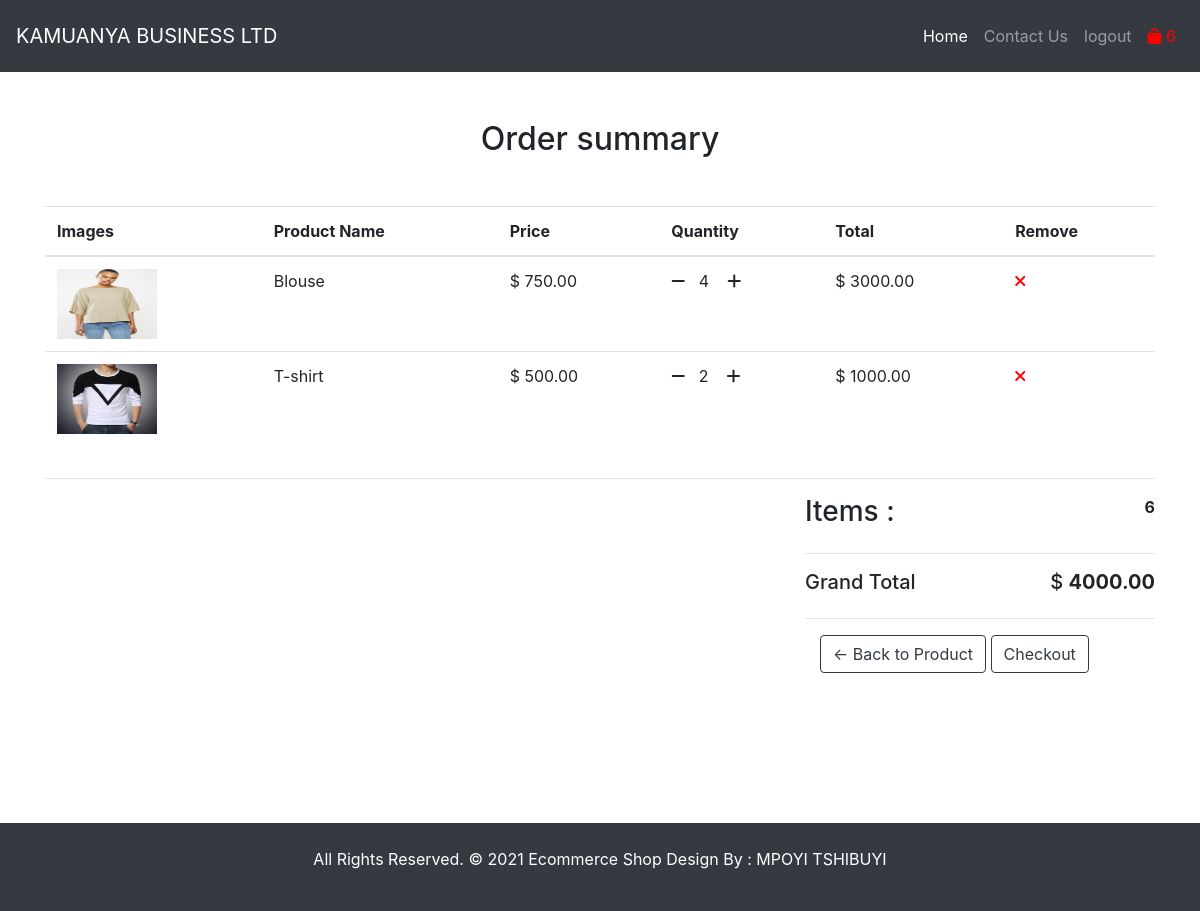
/cart/ (signed in), run on an earlier commit of the app's database.
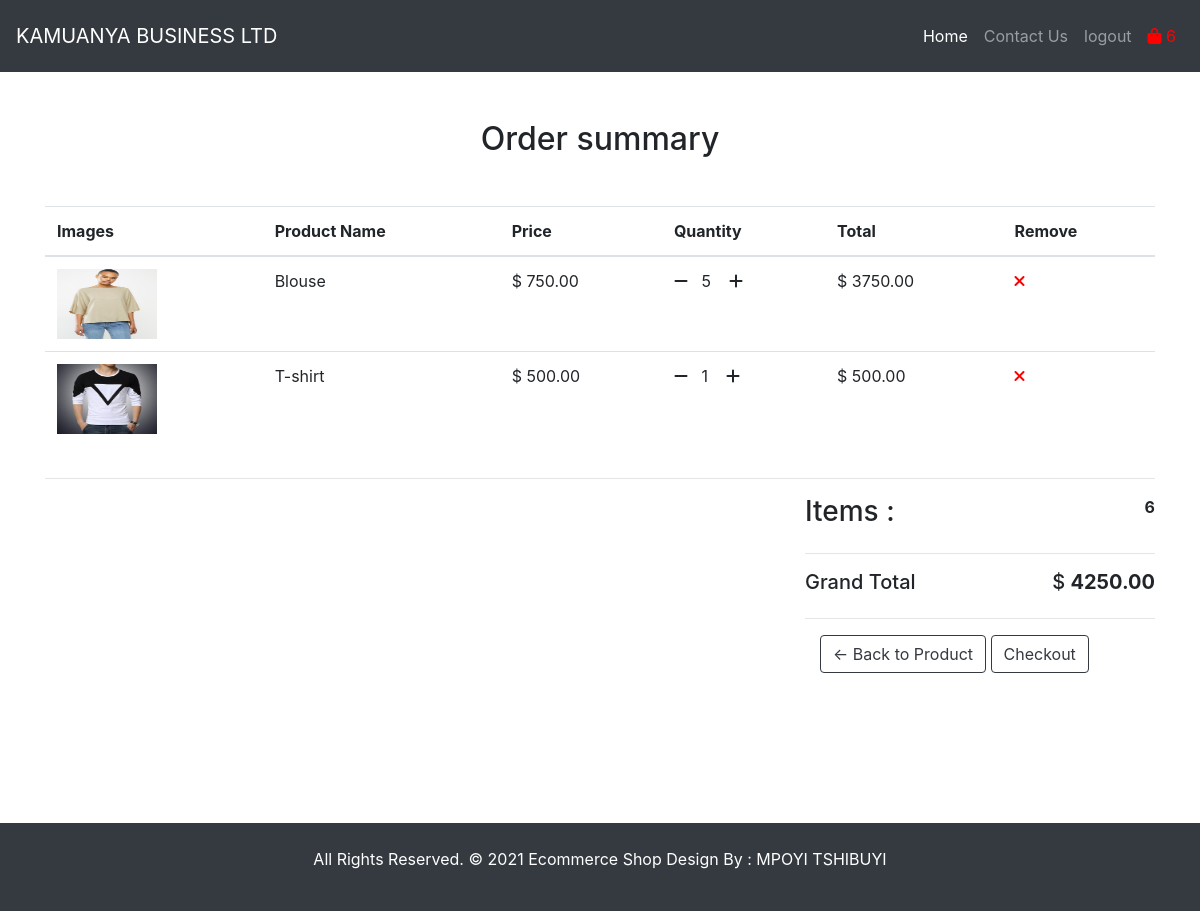
And on a later commit of the database.
### store/models.py (models this page shows, shortened)
class OrderItem(models.Model):
    user                          = models.ForeignKey(User,             verbose_name="USER",    on_delete=models.CASCADE)
    product                       = models.ForeignKey(Product,          verbose_name="PRODUCT", on_delete=models.CASCADE)
    order                         = models.ForeignKey(Order,            verbose_name="ORDER",   on_delete=models.CASCADE)
    complete                      = models.BooleanField(default=False)
    quantity                      = models.IntegerField("QUANTITY",     default=0)
    date_added                    = models.DateTimeField("DATE ADDED",  auto_now_add= True)
    class Meta:
        app_label   = 'store'
        db_table    = 'OrderItem'
        verbose_name_plural = 'orderitems'
    @property
    def get_total(self):
        total = self.product.price * self.quantity
        return total

class Product(models.Model):
    title                   = models.CharField('TITLE' ,                max_length=120)
    digital                 = models.BooleanField("DIGITAL",                   default=False, blank=True, null=True)
    image                   = models.ImageField('PRODUCT IMAGE',        upload_to='photo/',        blank=True,     null=True)
    description             = models.TextField('DESCRIPTION',           )
    price                   = models.DecimalField('PRICE',              max_digits=19,      default=0,              decimal_places=2,  blank=True)
    discount_price          = models.DecimalField('DISCOUNTED PRICE',   max_digits=19,      default=0,              decimal_places=2,  blank=True)
    top_featured            = models.BooleanField("TOP FEATURE",        default=False,      blank=True, null=True)
    best_seller             = models.BooleanField("BEST SELLER",        default=False,      blank=True, null=True)
    class Meta:
        app_label   = 'store'
        db_table    = 'Product'
        verbose_name_plural = 'products'
    @property
    def image_url(self):
        try:
            url = self.image.url
        except:
            url = ''
        return url

class Order(models.Model):
    user                        = models.ForeignKey(User, on_delete=models.CASCADE)
    date_ordered                = models.DateTimeField(auto_now_add= True)
    complete                    = models.BooleanField(default=False)
    address                     = models.CharField(max_length=120, blank=True, null=True)
    payment                     = models.CharField(max_length=120, blank=True, null=True)
    coupon                      = models.CharField(max_length=120, blank=True, null=True)
    being_delivered             = models.CharField(max_length=120, blank=True, null=True)
    received                    = models.CharField(max_length=120, blank=True, null=True)
    refund_requested            = models.CharField(max_length=120, blank=True, null=True)
    refund_granted              = models.CharField(max_length=120, blank=True, null=True)
    class Meta:
        app_label   = 'store'
        db_table    = 'Order'
        verbose_name_plural = 'orders'
    @property
    def get_cart_total(self):
        orderitems = self.orderitem_set.all()
        total = sum([item.get_total for item in orderitems])
        return total
    @property
    def get_cart_items(self):
        orderitems = self.orderitem_set.all()
        total = sum([item.quantity for item in orderitems])
        return total

### store/views.py (the view)
# urls.py: path('cart/',                                       cart,               name="cart"),
def cart(request):
    template_name = 'store/cart.html'
    if request.user.is_authenticated:
        user = request.user
        order, created = Order.objects.get_or_create(
            user = user,
            complete = False
        )
        items = order.orderitem_set.all()
        cartItems = order.get_cart_items
    else:
        items = []
        order = {'get_cart_total':0, 'get_cart_items': 0, 'sipping':False}
        cartItems = order['get_cart_items']
    context = {'items': items, 'order': order, 'cartItems':cartItems}
    return render(request, template_name, context)

### store/templates/store/cart.html (shortened to what this page needs)
{% extends 'base.html' %}
{% block content %}
<div class="cart-box-main mt-5 " style="margin-bottom: 150px;">
    <div class="container">
        <h2 class="text-center mb-5"> Order summary</h2>
        <div class="row">
            <div class="col-lg-12">
                <div class="table-main table-responsive  ">
                    <table  class="table color-darker" >
                        <thead>
                        <tr>
                            <th>Images</th>
                            <th>Product Name</th>
                            <th>Price</th>
                            <th>Quantity</th>
                            <th>Total</th>
                            <th>Remove</th>
                        </tr>
                        </thead>
                        <tbody>
                        {% for item in items %}
                        <tr>
                            <td class="thumbnail-img">
                                <a href="#">
                                    <img alt="" class="img-fluid" style="" src="{{ item.product.image_url }}"/>
                                </a>
                            </td>
                            <td>
                                <p>
                                    {{ item.product.title }}
                                </p>
                            </td>
                            <td >
                                <p>$ {{ item.product.price }} </p>
                            </td>
                            <td class="quantity-box "><i class="fa fa-minus chg-quantity  update-cart cursor-pointer"  data-action="remove"
                                data-product="{{ item.product.id }}" aria-hidden="true"></i>&nbsp; &nbsp;{{ item.quantity }}&nbsp; &nbsp; <i class="fa fa-plus chg-quantity update-cart pe-auto" data-action="add"
                                data-product="{{ item.product.id }}" aria-hidden="true"></i></td>
                            <td class="total-pr">
                                <p>$ {{ item.get_total }}</p>
                            </td>
                            <td class="remove-pr quantity-box "  style="color:red;">
                                    <i class="fas fa-times chg-quantity update-cart" data-action="delete"
                                data-product="{{ item.product.id }}"></i>
                            </td>
                        </tr>
                        {% endfor %}
                        </tbody>
                    </table>
                </div>
            </div>
        </div>
        <hr>
        <div class="row my-3 ">
            <div class="col-lg-8 col-sm-12"></div>
            <div class="col-lg-4 col-sm-12">
                <div class="order-box">
                      <div class="d-flex">
                        <h3>Items : </h3>
                        <div class="ml-auto font-weight-bold">{{ order.get_cart_items }} </div>
                    </div>
                    <hr>
                    <div class="d-flex gr-total">
                        <h5>Grand Total</h5>
                        <div class="ml-auto h5">  $ <b>{{ order.get_cart_total }}</b> </div>
                    </div>
                    <hr>
                <div class="container float-right">
                    <a class="btn btn-outline-dark" href="{% url 'store:home' %}">&#x2190; Back to Product</a>
                    <a class="ml-auto btn  btn-outline-dark hvr-hover" href="{% url 'store:checkout' %}">Checkout</a>
                </div>
                </div>
            </div>
        </div>
    </div>
</div>
{% endblock content %}

What changed in the data, as far as the page shows it:
changed OrderItem "Blouse": quantity "4" → "5"; get_total "3000.00" → "3750.00"
changed OrderItem "T-shirt": quantity "2" → "1"; get_total "1000.00" → "500.00"
changed through a linked row, Order: get_cart_total "4000.00" → "4250.00"
